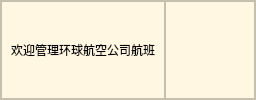
      <widget class="QFrame" name="frame_2">
       <property name="sizePolicy">
        <sizepolicy hsizetype="Preferred" vsizetype="Expanding">
         <horstretch>0</horstretch>
         <verstretch>1</verstretch>
        </sizepolicy>
       </property>
       <property name="styleSheet">
        <string notr="true">background-color: rgb(255, 247, 226);
border-top-radius:20px;
</string>
       </property>
       <property name="frameShape">
        <enum>QFrame::StyledPanel</enum>
       </property>
       <property name="frameShadow">
        <enum>QFrame::Raised</enum>
       </property>
       <layout class="QHBoxLayout" name="horizontalLayout">
        <property name="spacing">
         <number>0</number>
        </property>
        <property name="leftMargin">
         <number>0</number>
        </property>
        <property name="topMargin">
         <number>0</number>
        </property>
        <property name="rightMargin">
         <number>0</number>
        </property>
        <property name="bottomMargin">
         <number>0</number>
        </property>
        <item>
         <widget class="QFrame" name="frame_3">
          <property name="styleSheet">
           <string notr="true">#frame_3{
border-top-radius:20px;
}</string>
          </property>
          <property name="frameShape">
           <enum>QFrame::StyledPanel</enum>
          </property>
          <property name="frameShadow">
           <enum>QFrame::Raised</enum>
          </property>
          <layout class="QHBoxLayout" name="horizontalLayout_2">
           <item alignment="Qt::AlignLeft">
            <widget class="QLabel" name="label">
             <property name="sizePolicy">
              <sizepolicy hsizetype="Expanding" vsizetype="Preferred">
               <horstretch>0</horstretch>
               <verstretch>0</verstretch>
              </sizepolicy>
             </property>
             <property name="styleSheet">
              <string notr="true">font: 12pt &quot;songti&quot;;</string>
             </property>
             <property name="text">
              <string>欢迎管理环球航空公司航班</string>
             </property>
            </widget>
           </item>
          </layout>
         </widget>
        </item>
        <item alignment="Qt::AlignRight">
         <widget class="QFrame" name="frame_4">
          <property name="styleSheet">
           <string notr="true">
QPushButton{
border:none;
border-top-right-radius:20px;
}
QPushButton:hover{
padding-bottom:3px;
}</string>
          </property>
          <property name="frameShape">
           <enum>QFrame::StyledPanel</enum>
          </property>
          <property name="frameShadow">
           <enum>QFrame::Raised</enum>
          </property>
          <layout class="QHBoxLayout" name="horizontalLayout_3">
           <item>
            <widget class="QPushButton" name="pushButton_3">
             <property name="text">
              <string/>
             </property>
             <property name="icon">
              <iconset resource="../res.qrc">
               <normaloff>:/imag/imag/minimize.png</normaloff>:/imag/imag/minimize.png</iconset>
             </property>
             <property name="iconSize">
              <size>
               <width>16</width>
               <height>16</height>
              </size>
             </property>
            </widget>
           </item>
           <item alignment="Qt::AlignRight">
            <widget class="QPushButton" name="pushButton_4">
             <property name="text">
              <string/>
             </property>
             <property name="icon">
              <iconset resource="../res.qrc">
               <normaloff>:/imag/imag/exit.webp</normaloff>:/imag/imag/exit.webp</iconset>
             </property>
            </widget>
           </item>
          </layout>
         </widget>
        </item>
       </layout>
      </widget>
